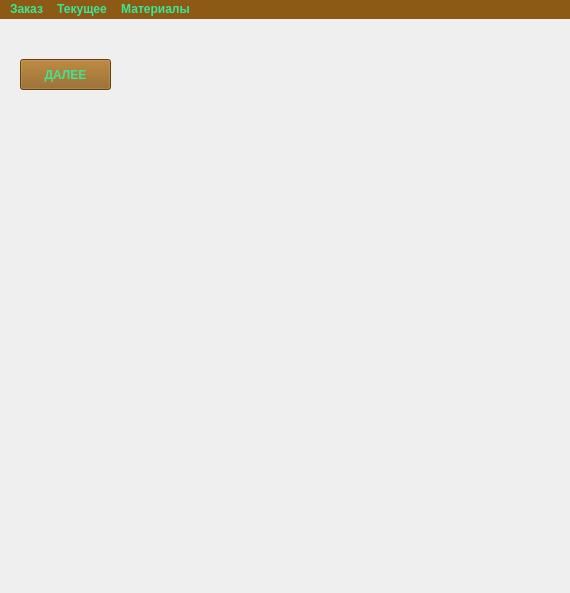
<?xml version="1.0" encoding="UTF-8"?>
<ui version="4.0">
 <class>MainWindow</class>
 <widget class="QMainWindow" name="MainWindow">
  <property name="geometry">
   <rect>
    <x>0</x>
    <y>0</y>
    <width>570</width>
    <height>593</height>
   </rect>
  </property>
  <property name="windowTitle">
   <string>MainWindow</string>
  </property>
  <widget class="QWidget" name="centralwidget">
   <widget class="QPushButton" name="Next_0">
    <property name="geometry">
     <rect>
      <x>20</x>
      <y>40</y>
      <width>91</width>
      <height>31</height>
     </rect>
    </property>
    <property name="font">
     <font>
      <bold>true</bold>
     </font>
    </property>
    <property name="styleSheet">
     <string notr="true">color: rgb(60,230,150);
background-color: rgb(140,90,20);</string>
    </property>
    <property name="text">
     <string>ДАЛЕЕ</string>
    </property>
   </widget>
   <widget class="QLabel" name="label">
    <property name="geometry">
     <rect>
      <x>0</x>
      <y>0</y>
      <width>571</width>
      <height>581</height>
     </rect>
    </property>
    <property name="styleSheet">
     <string notr="true">image: url(:/proj/img/title.png);</string>
    </property>
    <property name="text">
     <string/>
    </property>
   </widget>
   <zorder>label</zorder>
   <zorder>Next_0</zorder>
  </widget>
  <widget class="QMenuBar" name="menubar">
   <property name="geometry">
    <rect>
     <x>0</x>
     <y>0</y>
     <width>570</width>
     <height>17</height>
    </rect>
   </property>
   <property name="font">
    <font>
     <bold>true</bold>
    </font>
   </property>
   <property name="styleSheet">
    <string notr="true">color: rgb(60,230,150);
background-color: rgb(140,90,20);</string>
   </property>
   <widget class="QMenu" name="menu">
    <property name="title">
     <string>Заказ</string>
    </property>
    <addaction name="action"/>
    <addaction name="action_2"/>
    <addaction name="action_7"/>
    <addaction name="action_8"/>
   </widget>
   <widget class="QMenu" name="menu_2">
    <property name="title">
     <string>Текущее</string>
    </property>
    <addaction name="action_3"/>
    <addaction name="action_4"/>
    <addaction name="action_5"/>
    <addaction name="action_9"/>
   </widget>
   <widget class="QMenu" name="menu_3">
    <property name="title">
     <string>Материалы</string>
    </property>
    <addaction name="action_6"/>
   </widget>
   <addaction name="menu"/>
   <addaction name="menu_2"/>
   <addaction name="menu_3"/>
  </widget>
  <action name="action">
   <property name="text">
    <string>Создать новый</string>
   </property>
  </action>
  <action name="action_2">
   <property name="text">
    <string>Изменить существующий</string>
   </property>
  </action>
  <action name="action_3">
   <property name="text">
    <string>Количество комнат</string>
   </property>
  </action>
  <action name="action_4">
   <property name="text">
    <string>Количество окон в комнатах</string>
   </property>
  </action>
  <action name="action_5">
   <property name="text">
    <string>Ширина и высота окон</string>
   </property>
  </action>
  <action name="action_6">
   <property name="text">
    <string>По текущему окну</string>
   </property>
  </action>
  <action name="action_7">
   <property name="text">
    <string>Выйти из программы</string>
   </property>
  </action>
  <action name="action_8">
   <property name="text">
    <string>Сохранить</string>
   </property>
   <property name="shortcut">
    <string>Ctrl+S</string>
   </property>
  </action>
  <action name="action_9">
   <property name="text">
    <string>Глубина окон</string>
   </property>
  </action>
  <action name="action_10">
   <property name="text">
    <string>Итоговые размеры окна</string>
   </property>
  </action>
 </widget>
 <resources/>
 <connections/>
</ui>
